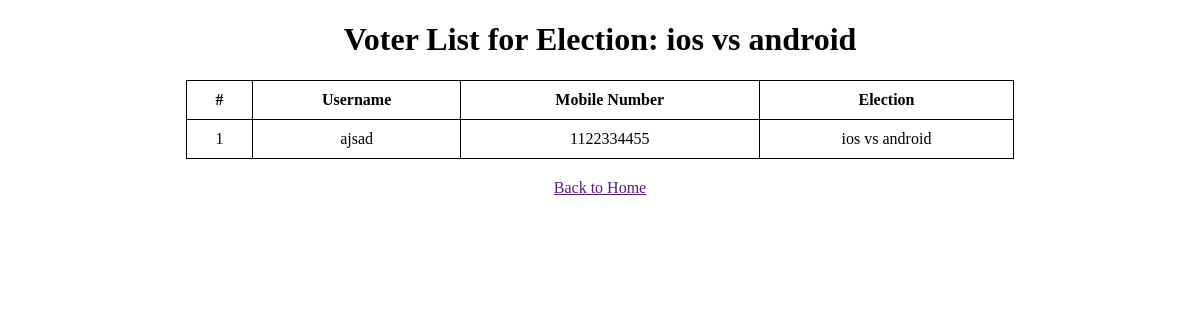
The page /voters/1/ on the database its author committed.
### vote/models.py (models this page shows, shortened)
class Election(models.Model):
    election_officer = models.ForeignKey(ElectionOfficerReg, on_delete=models.CASCADE, related_name='elections')
    election_no = models.IntegerField(unique=True)
    name=models.CharField(max_length=20)
    start_time=models.CharField(max_length=20)
    end_time=models.CharField(max_length=20)
    description=models.CharField(max_length=200)
    status=models.CharField(max_length=20,choices=choice)

class VoterReg(models.Model):
    fullname = models.CharField(max_length=100)
    contact = models.IntegerField()
    email = models.EmailField()
    username = models.CharField(max_length=20, unique=True)
    password = models.CharField(max_length=20)
    verified = models.BooleanField(default=False)  # Field to track verification status

### vote/views.py (the view)
# urls.py: path('voters/<int:election_id>/', views.voter_list, name='voter_list'),
def voter_list(request, election_id):
    election = Election.objects.get(id=election_id)
    voted_voters = Vote.objects.filter(election=election).select_related('voter')
    voters_data = []
    for vote in voted_voters:
        voters_data.append({
            'username': vote.voter.username,
            'contact': vote.voter.contact,
            'election': election.name,
        })
    return render(request, 'voter_list.html', {
        'election': election,
        'voters': voters_data,
    })

### vote/templates/voter_list.html (shortened to what this page needs)
<!DOCTYPE html>
<html>
<head>
</head>
<body>
    <h1>Voter List for Election: {{ election.name }}</h1>
    <table>
        <thead>
            <tr>
                <th>#</th>
                <th>Username</th>
                <th>Mobile Number</th>
                <th>Election</th>
            </tr>
        </thead>
        <tbody>
            {% for voter in voters %}
                <tr>
                    <td>{{ forloop.counter }}</td>
                    <td>{{ voter.username }}</td>
                    <td>{{ voter.contact }}</td>
                    <td>{{ voter.election }}</td>
                </tr>
            {% endfor %}
        </tbody>
    </table>
    <div style="text-align: center; margin-top: 20px;">
        <a href="">Back to Home</a>
    </div>
</body>
</html>

### vote/templates/voter_list.html (style rules this page uses)
table { width: 70%; margin: auto; border-collapse: collapse; }
table, th, td { border: 1px solid black; }
th, td { padding: 10px; text-align: center; }
h1 { text-align: center; }

### rows shown on the page
Election: name "ios vs android", election "ios vs android"
VoterReg: username "ajsad"

### other values the page prints
{{ voter.contact }} "1122334455"
